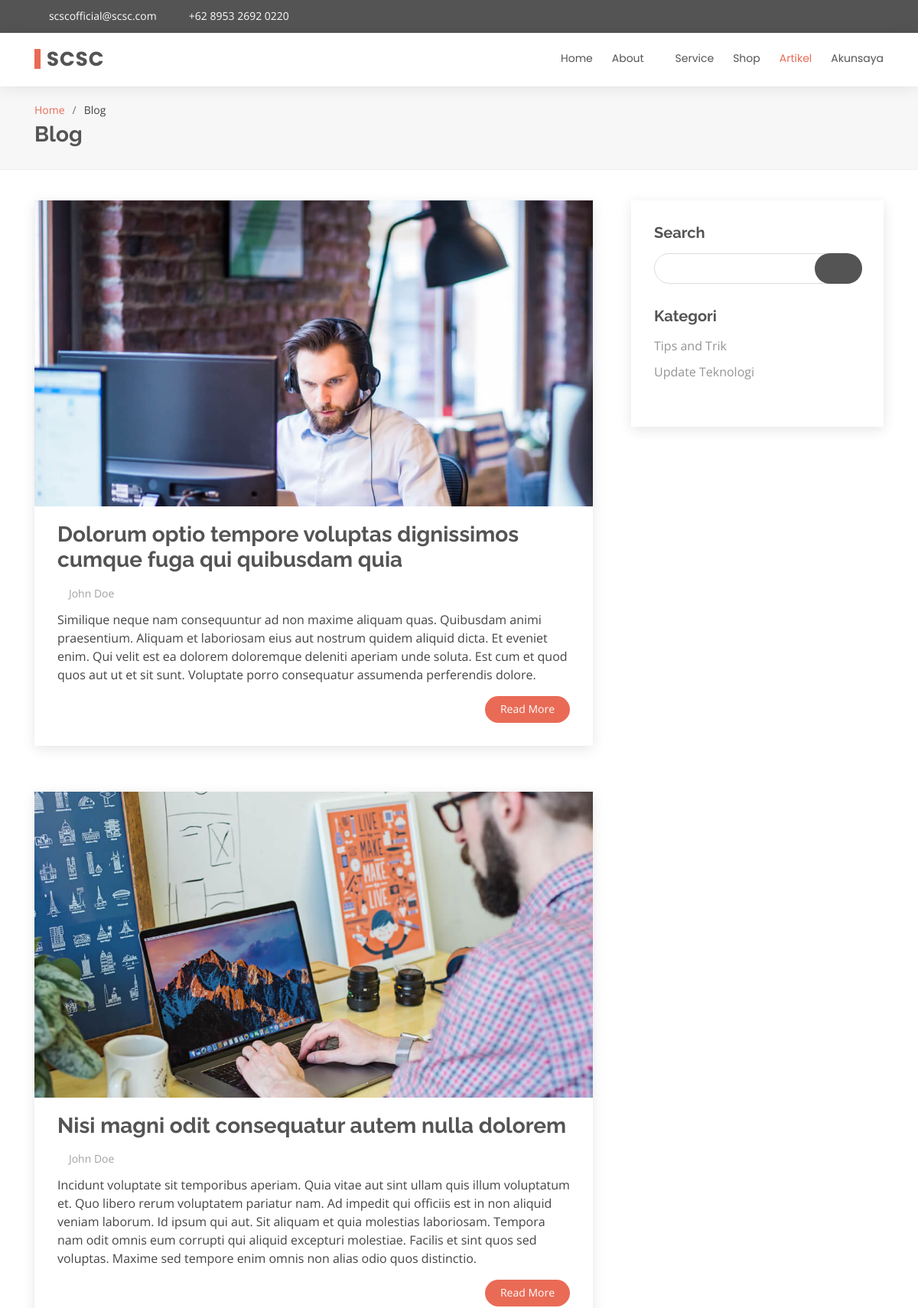
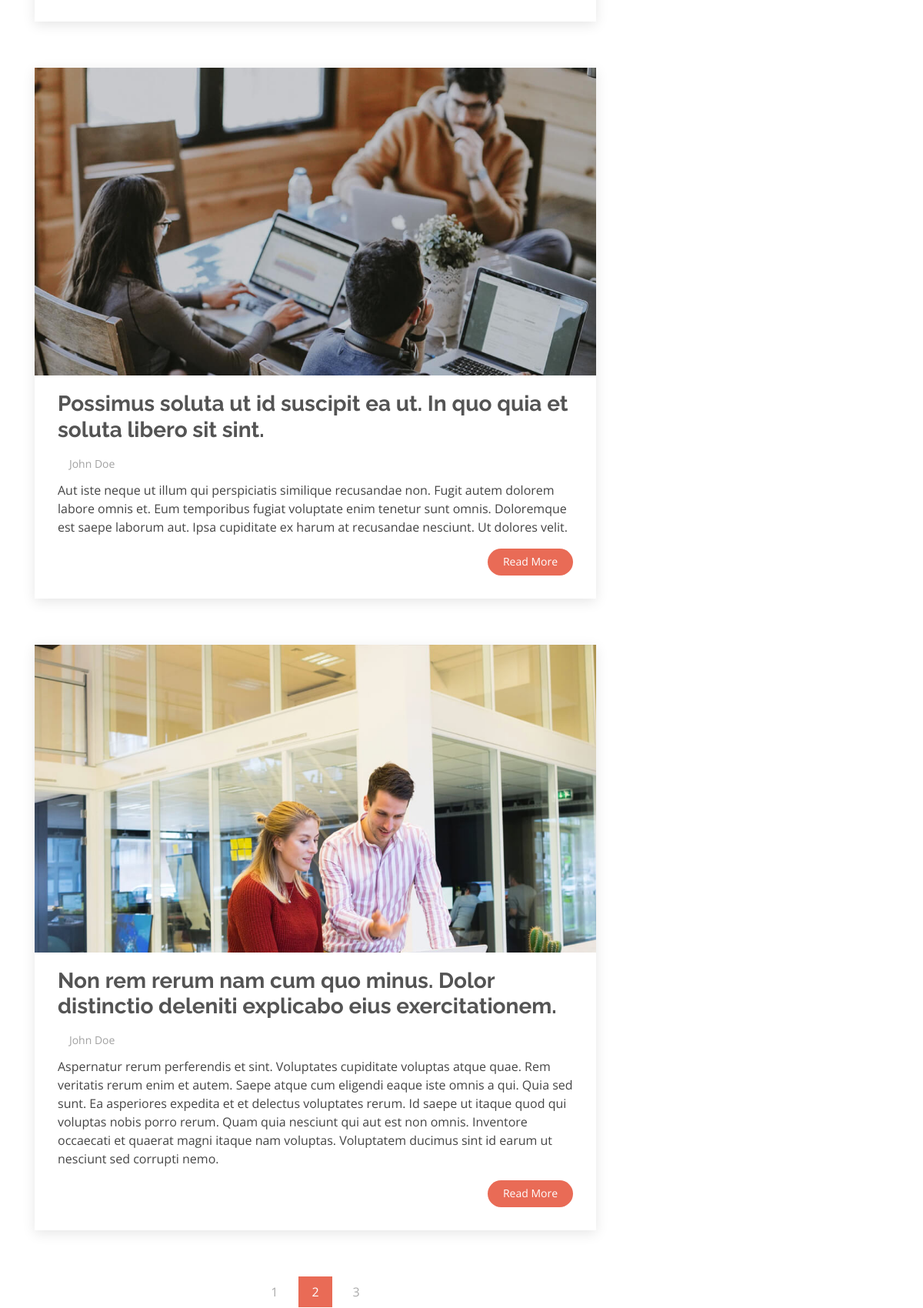
Page /index.php/artikel (upper part) on the committed database (2 pictures, top to bottom).
### tables this page shows
CREATE TABLE `homemenu` (
  `id` int(191) NOT NULL,
  `name` varchar(191) NOT NULL,
  `value` varchar(191) NOT NULL,
  `status` int(191) NOT NULL
);

CREATE TABLE `artikel` (
  `id` int(191) NOT NULL,
  `title` varchar(191) NOT NULL,
  `slug` varchar(191) NOT NULL,
  `picture` varchar(191) NOT NULL,
  `author` varchar(191) NOT NULL,
  `text` text NOT NULL,
  `category` varchar(191) NOT NULL,
  `status` int(191) NOT NULL
);

CREATE TABLE `artikel_category` (
  `id` int(191) NOT NULL,
  `name` varchar(191) NOT NULL
);

### application/controllers/artikel.php (called while the page is built, shortened)
<?php
class Artikel extends CI_Controller
{
    public function index()
    {
        $data['title'] = "SCSC - Artikel";
        $tempVar = $this->scsc->getAll("homemenu");
        $data['menu'] = $tempVar;
        $tempVar = $this->scsc->getAll("homemenuabout");
        $data['submenu'] = $tempVar;
        $tempVar = $this->scsc->getData("profil",array('name'=>'logo'));
        $tempVar = $tempVar[0]["value"];
        $data['logo'] = $tempVar;
        $tempVar = $this->scsc->getData("profil",array('name'=>'singkatan'));
        $tempVar = $tempVar[0]["value"];
        $data['singkatan'] = $tempVar;
        $tempVar = $this->scsc->getData("profil",array('name'=>'email'));
        $tempVar = $tempVar[0]["value"];
        $data['email'] = $tempVar;
        $tempVar = $this->scsc->getData("profil",array('name'=>'alamat'));
        $tempVar = $tempVar[0]["value"];
        $data['alamat'] = $tempVar;
        $tempVar = $this->scsc->getData("profil",array('name'=>'telp'));
        $tempVar = $tempVar[0]["value"];
        $data['telp'] = $tempVar;
        $tempVar = $this->scsc->getData("profil",array('name'=>'twitter'));
        $tempVar = $tempVar[0]["value"];
        $data['twitter'] = $tempVar;
        $tempVar = $this->scsc->getData("profil",array('name'=>'facebook'));
        $tempVar = $tempVar[0]["value"];
        $data['facebook'] = $tempVar;
        $tempVar = $this->scsc->getData("profil",array('name'=>'instagram'));
        $tempVar = $tempVar[0]["value"];
        $data['instagram'] = $tempVar;
        $tempVar = $this->scsc->getData("profil",array('name'=>'skype'));
        $tempVar = $tempVar[0]["value"];
        $data['skype'] = $tempVar;
        $tempVar = $this->scsc->getData("profil",array('name'=>'linkedin'));
        $tempVar = $tempVar[0]["value"];
        $data['linkedin'] = $tempVar;
        $tempVar = $this->scsc->getData("artikel",array('status'=>'1'));
        $data['articles'] = $tempVar;
        $tempVar = $this->scsc->getAll("artikel_category");
        $data['categories'] = $tempVar;
        $tempVar = $this->scsc->getData("service",array('status'=>'1'));
        $data['services'] = $tempVar;
        $data['active'] = 5;
        $data['dd'] = 2;
        $data['dda'] = 0;
        $this->load->view('home/header', $data);
        $this->load->view('home/top', $data);
        $this->load->view('layanan/blog', $data);
        $this->load->view('home/footer', $data);
    }
}

### index.php (called while the page is built, shortened)
<?php
require_once BASEPATH.'core/CodeIgniter.php';

### application/models/scsc.php (called while the page is built, shortened)
<?php
class scsc extends CI_Model
{
    public function getData($dataBase, $where)
    {
        return $this->db->get_where($dataBase, $where)->result_array();
    }
    public function getAll($tabel)
    {
        return $this->db->get($tabel)->result_array();
    }
}

### application/views/home/top.php (the view, shortened to what this page needs)
<body>
  <section id="topbar" class="d-none d-lg-block">
    <div class="container d-flex">
      <div class="contact-info mr-auto">
        <i class="icofont-envelope"></i><a href="mailto:<?= $email; ?>" target="_blank" ><?= $email; ?></a>
        <i class="icofont-phone"></i> <a href="tel:<?= $telp; ?>" target="_blank" ><?= $telp; ?></a>
      </div>
      <div class="social-links">
        <a href="<?= $twitter; ?>" target="_blank" class="twitter"><i class="icofont-twitter"></i></a>
        <a href="<?= $facebook; ?>" target="_blank" class="facebook"><i class="icofont-facebook"></i></a>
        <a href="<?= $instagram; ?>" target="_blank" class="instagram"><i class="icofont-instagram"></i></a>
        <a href="<?= $skype; ?>" target="_blank" class="skype"><i class="icofont-skype"></i></a>
        <a href="<?= $linkedin; ?>" target="_blank" class="linkedin"><i class="icofont-linkedin"></i></i></a>
      </div>
    </div>
  </section>
  <header id="header">
    <div class="container d-flex">
      <div class="logo mr-auto">
        <h1 class="text-light"><a href="<?= base_url()?>"><span><?= $singkatan; ?></span></a></h1>
      </div>
      <nav class="nav-menu d-none d-lg-block">
        <ul>
          <?php $a=1;
            foreach($menu as $nama):?>
            <?php if($a == $active && $nama['id'] != $dd):?>
              <li class="active"><a href="<?= base_url().strtolower($nama['value']);?>"><?= $nama['name'];?></a></li>
            <?php elseif($nama['id'] == $dd):?>
              <li class="drop-down"><a href="#"><?= $nama['name'];?></a>
              </li>
            <?php else:?>
              <li><a href="<?= base_url().strtolower($nama['value']);?>"><?= $nama['name'];?></a></li>
            <?php endif;?>
            <?php $a++;?>
          <?php endforeach;?>
        </ul>
      </nav>
    </div>
  </header>

### application/views/layanan/blog.php
<main id="main">
  <section id="breadcrumbs" class="breadcrumbs">
    <div class="container">
      <ol>
        <li><a href="index.html">Home</a></li>
        <li>Blog</li>
      </ol>
      <h2>Blog</h2>
    </div>
  </section>
  <section id="blog" class="blog">
    <div class="container">
      <div class="row">
        <div class="col-lg-8 entries">
          <?php foreach($articles as $article):?>
            <article class="entry">
              <div class="entry-img">
                <img src="<?= base_url();?>assets/home/img/blog/<?= $article['picture'];?>" alt="" class="img-fluid">
              </div>
              <h2 class="entry-title">
                <a href="<?= base_url().'artikel/'.$article['slug'];?>"><?= $article['title'];?></a>
              </h2>
              <div class="entry-meta">
                <ul>
                  <li class="d-flex align-items-center"><i class="icofont-user"></i> <a href="blog-single.html"><?= $article['author'];?></a></li>
                </ul>
              </div>
              <div class="entry-content">
                <p>
                  <?= $article['text'];?>
                </p>
                <div class="read-more">
                  <a href="<?= base_url().'artikel/detail/'.$article['slug'];?>">Read More</a>
                </div>
              </div>
            </article>
          <?php endforeach;?>
          <div class="blog-pagination">
            <ul class="justify-content-center">
              <li class="disabled"><i class="icofont-rounded-left"></i></li>
              <li><a href="#">1</a></li>
              <li class="active"><a href="#">2</a></li>
              <li><a href="#">3</a></li>
              <li><a href="#"><i class="icofont-rounded-right"></i></a></li>
            </ul>
          </div>
        </div>
        <div class="col-lg-4">
          <div class="sidebar">
            <h3 class="sidebar-title">Search</h3>
            <div class="sidebar-item search-form">
              <form action="">
                <input type="text">
                <button type="submit"><i class="icofont-search"></i></button>
              </form>
            </div>
            <h3 class="sidebar-title">Kategori</h3>
            <div class="sidebar-item categories">
              <ul>
                <?php foreach($categories as $category): ?>
                <li><a href="<?= base_url()?>artikel/kategoti/<?= $category['name'];?>"><?= $category['name'];?></a></li>
                <?php endforeach;?>
              </ul>
            </div>
          </div>
        </div>
      </div>
    </div>
  </section>
</main>

### rows in the picture
homemenu: name "Home"
homemenu: name "About"
homemenu: name "Service"
homemenu: name "Shop"
homemenu: name "Artikel"
homemenu: name "Akunsaya"
artikel: picture (picture), title "Dolorum optio tempore voluptas dignissimos cumque fuga qui quibusdam quia", author "John Doe", text "Similique neque nam consequuntur ad non maxime aliquam quas. Quibusdam animi praesentium. Aliquam et laboriosam eius aut nostrum quidem aliquid dicta. Et eveniet enim. Qui velit est ea dolorem doloremque deleniti aperiam unde soluta. Est cum et quod quos aut ut et sit sunt. Voluptate porro consequatur assumenda perferendis dolore."
artikel: picture (picture), title "Nisi magni odit consequatur autem nulla dolorem", author "John Doe", text "Incidunt voluptate sit temporibus aperiam. Quia vitae aut sint ullam quis illum voluptatum et. Quo libero rerum voluptatem pariatur nam. Ad impedit qui officiis est in non aliquid veniam laborum. Id ipsum qui aut. Sit aliquam et quia molestias laboriosam. Tempora nam odit omnis eum corrupti qui aliquid excepturi molestiae. Facilis et sint quos sed voluptas. Maxime sed tempore enim omnis non alias odio quos distinctio."
artikel: picture (picture), title "Possimus soluta ut id suscipit ea ut. In quo quia et soluta libero sit sint.", author "John Doe", text "Aut iste neque ut illum qui perspiciatis similique recusandae non. Fugit autem dolorem labore omnis et. Eum temporibus fugiat voluptate enim tenetur sunt omnis. Doloremque est saepe laborum aut. Ipsa cupiditate ex harum at recusandae nesciunt. Ut dolores velit."
artikel: picture (picture), title "Non rem rerum nam cum quo minus. Dolor distinctio deleniti explicabo eius exercitationem.", author "John Doe", text "Aspernatur rerum perferendis et sint. Voluptates cupiditate voluptas atque quae. Rem veritatis rerum enim et autem. Saepe atque cum eligendi eaque iste omnis a qui. Quia sed sunt. Ea asperiores expedita et et delectus voluptates rerum. Id saepe ut itaque quod qui voluptas nobis porro rerum. Quam quia nesciunt qui aut est non omnis. Inventore occaecati et quaerat magni itaque nam voluptas. Voluptatem ducimus sint id earum ut nesciunt sed corrupti nemo."
artikel_category: name "Tips and Trik"
artikel_category: name "Update Teknologi"

### other values in the picture
$email "scscofficial@scsc.com"
$telp "+62 8953 2692 0220"
$singkatan "SCSC"
